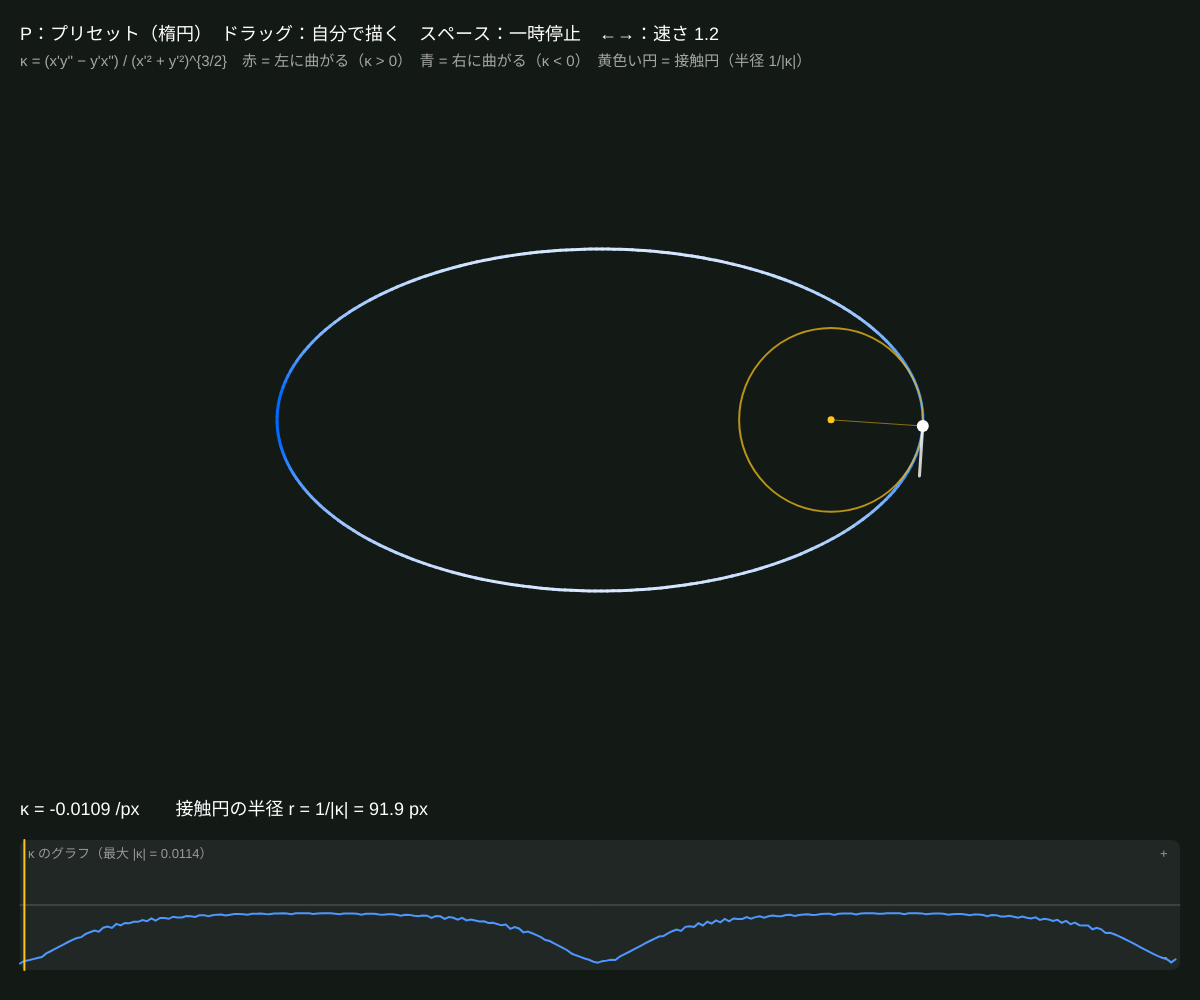
Frame 1 (no input)
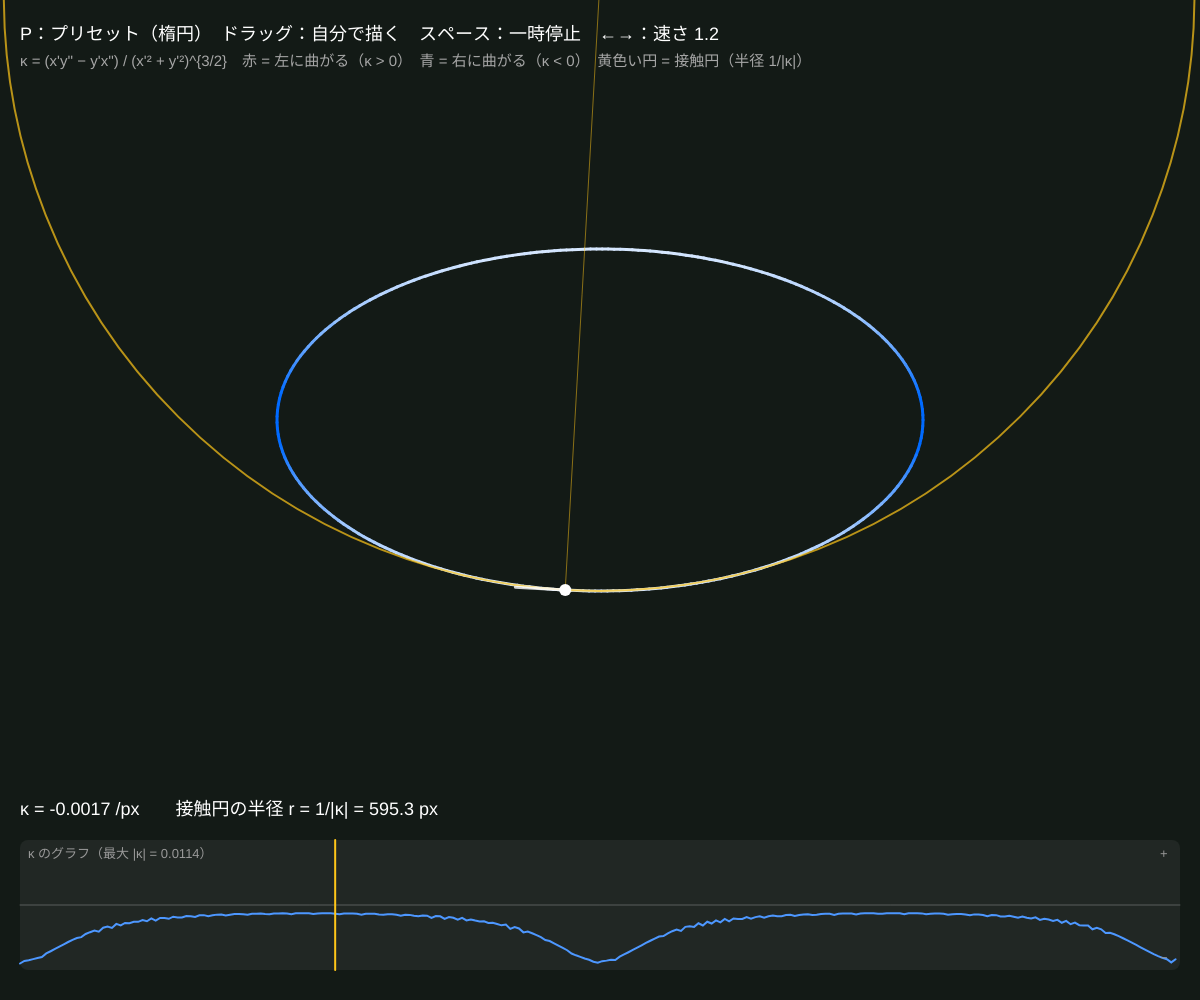
Frame 60 (no input)
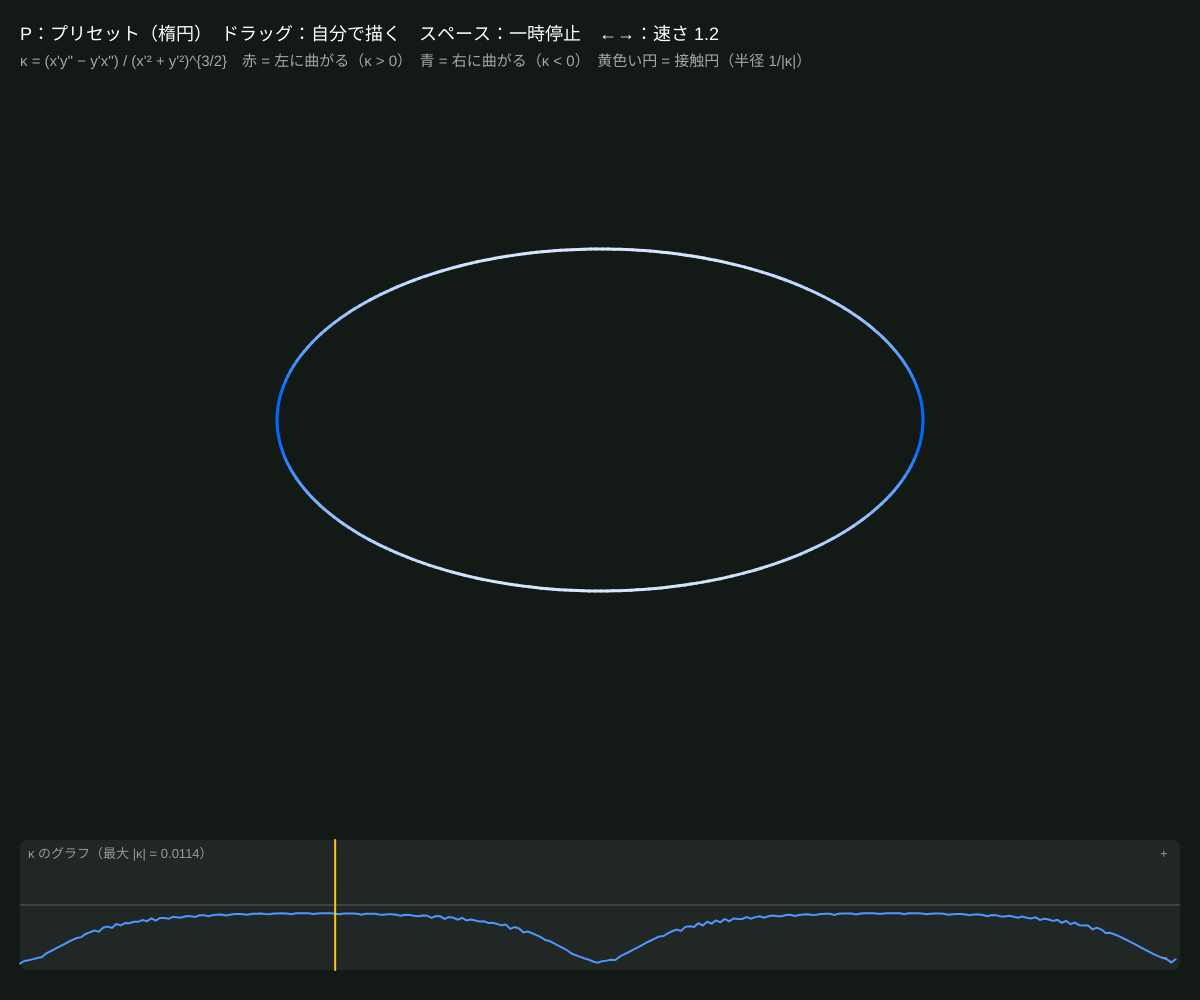
Frame 120 (the mouse pressed at the canvas centre since frame 60)

The p5.js sketch that drew these frames (run headless with seeded random() and noise() and a simulated clock; from frame 60 on, the mouse is pressed at the canvas centre):

// p5.js sketch
// ── sketch.js
// ============================================
// 00 平面曲線の曲率と接触円
// 曲線の各点での「曲がり具合」が曲率 κ。κ = 1/r（r は曲線にいちばんぴったり合う円 = 接触円の半径）
//   x(t), y(t) の 1 階・2 階微分から κ = (x'y'' − y'x'') / (x'² + y'²)^{3/2}（差分で計算）
//   進む向きに対して左に曲がると +、右に曲がると −。まっすぐなら 0（接触円は無限に大きい）
// ドラッグ = 自分で曲線を描く / P = プリセット（楕円・リマソン・レムニスケート・心臓形・正弦波）/ スペース = 一時停止 / ←→ = 速さ
// ============================================

let h = 6;                 // ★ 曲線を等間隔に打ち直すときの点の間隔（px）
let speed = 1.2;           // ★ 曲線の上を走る速さ（1 フレームに進む点の数）
let maxR = 1500;           // ★ これより大きい接触円は「ほぼ直線」とみなして描かない
let pts = [], kappa = [], closed = true;
let raw = [], drawing = false;
let head = 0, paused = false, preset = 0;
let names = ['楕円', 'リマソン（内側に輪）', 'レムニスケート（∞）', '心臓形（カージオイド）', '正弦波（開いた曲線）'];

function setup() {
  createCanvas(windowWidth, windowHeight);
  colorMode(HSB, 360, 100, 100, 100);
  setPreset(0);
}

// ★ プリセットの曲線（媒介変数 t で定義）
function presetCurve(no, t) {
  let cx = width * 0.5, cy = height * 0.42, s = Math.min(width, height) * 0.19;
  if (no === 0) return { x: cx + 1.7 * s * Math.cos(t), y: cy + 0.9 * s * Math.sin(t) };
  if (no === 1) { let r = 0.55 * s * (1 + 2 * Math.cos(t)); return { x: cx - 0.5 * s + r * Math.cos(t), y: cy + r * Math.sin(t) }; }
  if (no === 2) { let d = 1 + Math.sin(t) ** 2; return { x: cx + 1.8 * s * Math.cos(t) / d, y: cy + 1.8 * s * Math.sin(t) * Math.cos(t) / d }; }
  if (no === 3) { let r = 0.9 * s * (1 - Math.cos(t)); return { x: cx + 0.6 * s + r * Math.cos(t), y: cy + r * Math.sin(t) }; }
  return { x: cx + (t / TWO_PI - 0.5) * width * 0.8, y: cy + 0.8 * s * Math.sin(2 * t) };
}

function setPreset(no) {
  preset = no;
  let src = [];
  for (let i = 0; i <= 400; i++) src.push(presetCurve(no, (i / 400) * TWO_PI));
  closed = no !== 4;
  pts = resample(src, h, closed);
  kappa = curvatureOf(pts, h, closed);
  head = 0;
}

function draw() {
  background(150, 25, 10);
  if (!paused && !drawing) head = (head + speed) % Math.max(pts.length, 1);
  if (keyIsDown(LEFT_ARROW)) speed = Math.max(0.2, speed - 0.03);
  if (keyIsDown(RIGHT_ARROW)) speed = Math.min(6, speed + 0.03);

  let kmax = 1e-6;
  for (let k of kappa) kmax = Math.max(kmax, Math.abs(k));

  // 曲線（曲率で色をつける：左曲がり = 赤、右曲がり = 青、まっすぐ = 白）
  strokeWeight(3);
  noFill();
  for (let i = 0; i < pts.length - (closed ? 0 : 1); i++) {
    let a = pts[i], b = pts[(i + 1) % pts.length];
    let k = kappa[i] / kmax;
    stroke(k > 0 ? 5 : 215, Math.min(100, Math.abs(k) * 110), 100);
    line(a.x, a.y, b.x, b.y);
  }
  // 描いている途中の線
  if (drawing) { stroke(0, 0, 100, 60); strokeWeight(2); beginShape(); for (let p of raw) vertex(p.x, p.y); endShape(); }

  // 走る点と接触円
  let i = Math.floor(head) % pts.length;
  if (pts.length > 3 && !drawing) {
    let p = pts[i], k = kappa[i];
    let nx = pts[(i + 1) % pts.length], pv = pts[(i - 1 + pts.length) % pts.length];
    let tx = nx.x - pv.x, ty = nx.y - pv.y, tl = Math.hypot(tx, ty) || 1;
    tx /= tl; ty /= tl;
    let lx = ty, ly = -tx;                                   // 進む向きの左側の法線（画面は y が下向き）
    let r = 1 / Math.max(Math.abs(k), 1e-9);
    if (r < maxR) {
      let sgn = k > 0 ? 1 : -1;
      let cxx = p.x + lx * r * sgn, cyy = p.y + ly * r * sgn;
      noFill(); stroke(45, 90, 100, 70); strokeWeight(2);
      circle(cxx, cyy, 2 * r);
      stroke(45, 90, 100, 50); strokeWeight(1);
      line(p.x, p.y, cxx, cyy);
      noStroke(); fill(45, 90, 100); circle(cxx, cyy, 7);
    } else {
      stroke(0, 0, 100, 60); strokeWeight(1);
      line(p.x - tx * 200, p.y - ty * 200, p.x + tx * 200, p.y + ty * 200);
    }
    stroke(0, 0, 100, 80); strokeWeight(3);
    line(p.x, p.y, p.x + tx * 50, p.y + ty * 50);          // 接線ベクトル
    noStroke(); fill(0, 0, 100); circle(p.x, p.y, 12);
    // 数値
    fill(0, 0, 100); textSize(18);
    text('κ = ' + nf(k, 1, 4) + ' /px　　接触円の半径 r = 1/|κ| = ' + (r < maxR ? nf(r, 1, 1) + ' px' : '∞（ほぼ直線）'), 20, height - 185);
  }

  drawGraph(kmax, i);

  noStroke(); fill(0, 0, 100); textSize(18);
  text('P：プリセット（' + names[preset] + '）　ドラッグ：自分で描く　スペース：' + (paused ? '再開' : '一時停止') + '　←→：速さ ' + nf(speed, 1, 1), 20, 40);
  fill(0, 0, 65); textSize(15);
  text('κ = (x\'y\'\' − y\'x\'\') / (x\'² + y\'²)^{3/2}　赤 = 左に曲がる（κ > 0）　青 = 右に曲がる（κ < 0）　黄色い円 = 接触円（半径 1/|κ|）', 20, 66);
}

// 下のグラフ：横 = 曲線の上の位置、縦 = κ
function drawGraph(kmax, cur) {
  let gx = 20, gy = height - 160, gw = width - 40, gh = 130;
  noStroke(); fill(0, 0, 100, 6); rect(gx, gy, gw, gh, 8);
  stroke(0, 0, 100, 25); strokeWeight(1); line(gx, gy + gh / 2, gx + gw, gy + gh / 2);
  noFill(); strokeWeight(2);
  beginShape();
  for (let i = 0; i < kappa.length; i++) {
    let k = kappa[i] / kmax;
    stroke(k > 0 ? 5 : 215, 70, 100);
    vertex(gx + (i / kappa.length) * gw, gy + gh / 2 - k * gh * 0.45);
  }
  endShape();
  let x = gx + (cur / Math.max(kappa.length, 1)) * gw;
  stroke(45, 90, 100); line(x, gy, x, gy + gh);
  noStroke(); fill(0, 0, 60); textSize(13);
  text('κ のグラフ（最大 |κ| = ' + nf(kmax, 1, 4) + '）', gx + 8, gy + 18);
  text('+' , gx + gw - 20, gy + 18); text('−', gx + gw - 20, gy + gh - 8);
}

function mousePressed() { if (mouseY < height - 170) { drawing = true; raw = [{ x: mouseX, y: mouseY }]; } }
function mouseDragged() {
  if (!drawing) return;
  let l = raw[raw.length - 1];
  if (Math.hypot(mouseX - l.x, mouseY - l.y) > 3) raw.push({ x: mouseX, y: mouseY });
}
function mouseReleased() {
  if (!drawing) return;
  drawing = false;
  if (raw.length < 12) return;
  closed = Math.hypot(raw[0].x - raw[raw.length - 1].x, raw[0].y - raw[raw.length - 1].y) < 60;
  let sm = smoothPoly(raw, 3, closed);
  pts = resample(sm, h, closed);
  pts = smoothPoly(pts, 2, closed);
  kappa = curvatureOf(pts, h, closed);
  head = 0;
}
function keyPressed() {
  if (key === 'p' || key === 'P') setPreset((preset + 1) % names.length);
  if (key === ' ') paused = !paused;
}

// ---------- やってみよう ----------
// 1. 楕円の κ が最大になるのはどこ？（長軸の端）。接触円の大きさが場所で変わるのを見よう
// 2. リマソンの内側の輪と外側で κ の符号は同じ？ 走る点が「左に曲がる」か「右に曲がる」かで考える
// 3. 自分でまっすぐな線を描くと κ ≈ 0、接触円はどうなる？ ギザギザに描くとグラフはどうなる？
// 4. h（点の間隔）を 3 や 12 にすると κ のグラフはどう変わる？（差分の精度と、ノイズの関係）

// ==================================================
// ここから下は「曲線の道具」です（等間隔に打ち直す・なめらかにする・曲率を差分で求める）
// （中身は読まなくても OK。消さないでね）
// ==================================================

// 折れ線を間隔 h の点列に打ち直す
function resample(src, h, isClosed) {
  let out = [], acc = 0;
  let n = src.length + (isClosed ? 1 : 0);
  out.push({ x: src[0].x, y: src[0].y });
  for (let i = 1; i < n; i++) {
    let a = src[i - 1], b = src[i % src.length];
    let d = Math.hypot(b.x - a.x, b.y - a.y);
    let t = 0;
    while (acc + (d - t) >= h) {
      let need = h - acc; t += need; acc = 0;
      out.push({ x: a.x + (b.x - a.x) * (t / d), y: a.y + (b.y - a.y) * (t / d) });
    }
    acc += d - t;
  }
  if (isClosed && out.length > 1 && Math.hypot(out[0].x - out[out.length - 1].x, out[0].y - out[out.length - 1].y) < h * 0.5) out.pop();
  return out;
}

// 3 点平均を n 回かけてなめらかにする（開いた曲線は端を固定）
function smoothPoly(p, n, isClosed) {
  let q = p.map((v) => ({ x: v.x, y: v.y }));
  for (let k = 0; k < n; k++) {
    let r = q.map((v) => ({ x: v.x, y: v.y }));
    for (let i = 0; i < q.length; i++) {
      if (!isClosed && (i === 0 || i === q.length - 1)) continue;
      let a = q[(i - 1 + q.length) % q.length], b = q[(i + 1) % q.length];
      r[i] = { x: (a.x + 2 * q[i].x + b.x) / 4, y: (a.y + 2 * q[i].y + b.y) / 4 };
    }
    q = r;
  }
  return q;
}

// 等間隔の点列の曲率（中心差分）。画面の y が下向きなので符号を反転して「左曲がり = +」にする
function curvatureOf(p, h, isClosed) {
  let n = p.length, out = [];
  for (let i = 0; i < n; i++) {
    let im = isClosed ? (i - 1 + n) % n : Math.max(i - 1, 0), ip = isClosed ? (i + 1) % n : Math.min(i + 1, n - 1);
    let x1 = (p[ip].x - p[im].x) / (2 * h), y1 = (p[ip].y - p[im].y) / (2 * h);
    let x2 = (p[ip].x - 2 * p[i].x + p[im].x) / (h * h), y2 = (p[ip].y - 2 * p[i].y + p[im].y) / (h * h);
    let den = Math.pow(x1 * x1 + y1 * y1, 1.5);
    out.push(den > 1e-9 ? -(x1 * y2 - y1 * x2) / den : 0);
  }
  return out;
}
